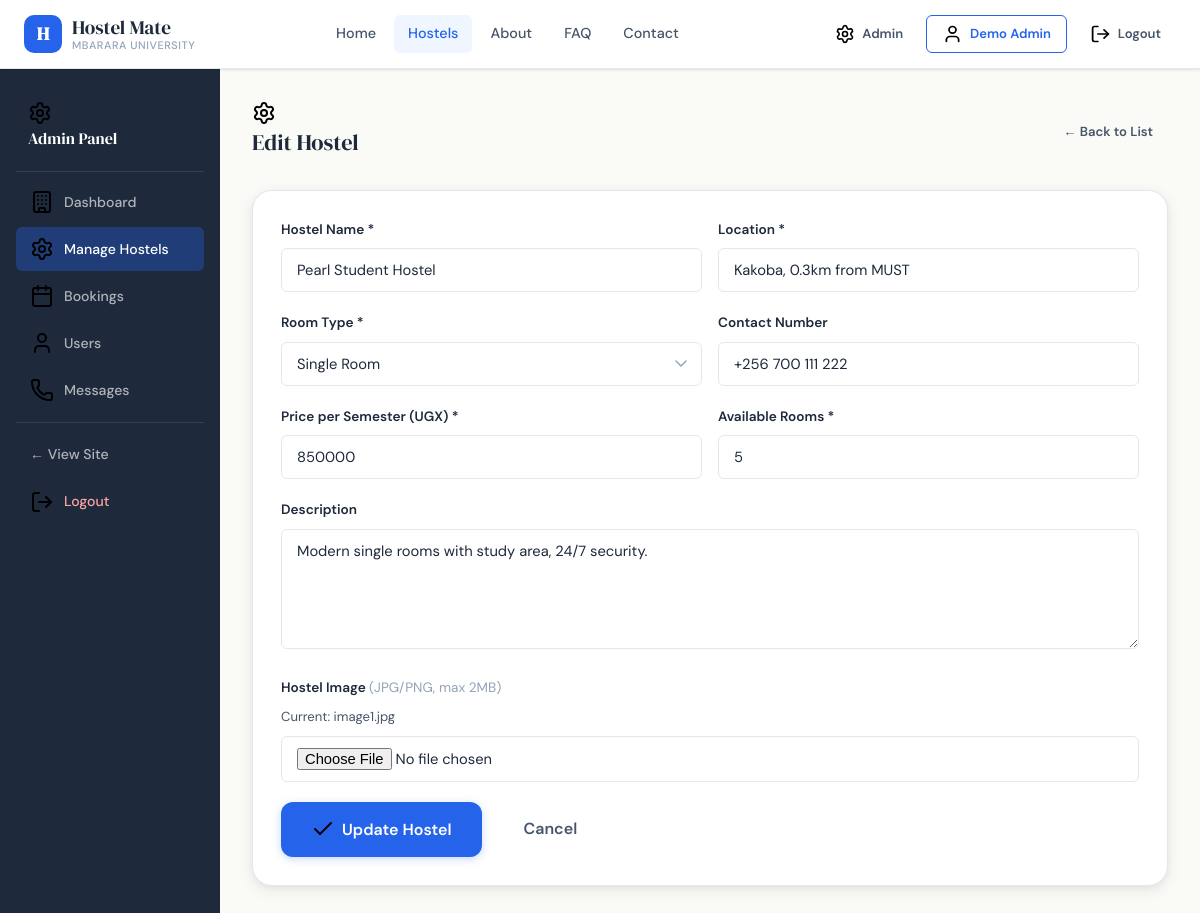
Screenshot of /admin/hostels.php?action=edit&id=1 (signed in) with the database file from the repository.
### tables this page shows
CREATE TABLE `hostels` (
  `id` INT UNSIGNED NOT NULL AUTO_INCREMENT,
  `hostel_name` VARCHAR(255) NOT NULL,
  `location` VARCHAR(255) NOT NULL,
  `room_type` ENUM('single','shared','self-contained') NOT NULL DEFAULT 'single',
  `price` INT UNSIGNED NOT NULL,
  `availability` INT UNSIGNED NOT NULL DEFAULT 0,
  `description` TEXT DEFAULT NULL,
  `contact` VARCHAR(100) DEFAULT NULL,
  `image` VARCHAR(255) DEFAULT NULL,
  `created_at` DATETIME NOT NULL DEFAULT CURRENT_TIMESTAMP,
  PRIMARY KEY (`id`),
  KEY `idx_hostels_room_type` (`room_type`),
  KEY `idx_hostels_availability` (`availability`)
);

### config.php (called while the page is built, shortened)
<?php
function sanitize($input) {
    return htmlspecialchars(trim($input), ENT_QUOTES, 'UTF-8');
}

### admin/hostels.php (the view, shortened to what this page needs)
<?php
require_once '../config.php';
$db     = getDB();
$action = $_GET['action'] ?? 'list';
$edit_id= (int)($_GET['id'] ?? 0);
$hostel = null;
if ($action === 'edit' && $edit_id > 0) {
    $s = $db->prepare("SELECT * FROM hostels WHERE id=? LIMIT 1");
    $s->bind_param('i', $edit_id);
    $s->execute();
    $hostel = $s->get_result()->fetch_assoc();
}
$hostels_res = $db->query("SELECT * FROM hostels ORDER BY created_at DESC");
$hostels     = $hostels_res ? $hostels_res->fetch_all(MYSQLI_ASSOC) : [];
include '../includes/head.php';
?>
<?php include '../includes/navbar.php'; ?>
<div class="admin-layout">
    <aside class="admin-sidebar">
        <div class="admin-sidebar-brand"><img class="icon-svg" src="<?= APP_URL ?>/assets/svg/settings.svg" alt="Admin"> Admin Panel</div>
        <nav class="admin-nav">
            <a href="index.php"><img class="icon-svg" src="<?= APP_URL ?>/assets/svg/building.svg" alt="Dashboard"> Dashboard</a>
            <a href="hostels.php" class="active"><img class="icon-svg" src="<?= APP_URL ?>/assets/svg/settings.svg" alt="Manage Hostels"> Manage Hostels</a>
            <a href="bookings.php"><img class="icon-svg" src="<?= APP_URL ?>/assets/svg/calendar.svg" alt="Bookings"> Bookings</a>
            <a href="users.php"><img class="icon-svg" src="<?= APP_URL ?>/assets/svg/user.svg" alt="Users"> Users</a>
            <a href="messages.php"><img class="icon-svg" src="<?= APP_URL ?>/assets/svg/phone.svg" alt="Messages"> Messages</a>
            <div style="height:1px;background:rgba(255,255,255,0.1);margin:10px 0;"></div>
            <a href="../index.php">← View Site</a>
            <a href="../logout.php" style="color:#FCA5A5;"><img class="icon-svg" src="<?= APP_URL ?>/assets/svg/logout.svg" alt="Logout"> Logout</a>
        </nav>
    </aside>
    <main class="admin-main">
        <?php if ($action === 'list'): ?>
        <div class="admin-topbar">
            <div class="admin-page-title"><img class="icon-svg" src="<?= APP_URL ?>/assets/svg/settings.svg" alt="Manage Hostels"> Manage Hostels</div>
            <a href="hostels.php?action=add" class="btn btn-primary btn-sm">+ Add New Hostel</a>
        </div>
        <?php renderFlash(); ?>
        <div class="dash-card">
            <?php if (empty($hostels)): ?>
                <div class="empty-state" style="padding:40px;">
                    <div class="empty-state-icon"><img src="<?= APP_URL ?>/assets/svg/building.svg" alt="No hostels"></div>
                    <h3>No hostels yet</h3>
                    <p>Add your first hostel to get started.</p>
                    <a href="hostels.php?action=add" class="btn btn-primary">Add Hostel</a>
                </div>
            <?php else: ?>
                <div class="table-wrap">
                    <table>
                        <thead>
                            <tr>
                                <th>#</th>
                                <th>Hostel</th>
                                <th>Location</th>
                                <th>Type</th>
                                <th>Price</th>
                                <th>Available</th>
                                <th>Actions</th>
                            </tr>
                        </thead>
                        <tbody>
                            <?php foreach ($hostels as $h): ?>
                            <tr>
                                <td><?= (int)$h['id'] ?></td>
                                <td style="font-weight:600;"><?= sanitize($h['hostel_name']) ?></td>
                                <td style="font-size:0.83rem;"><?= sanitize($h['location']) ?></td>
                                <td><span class="badge badge-blue"><?= sanitize(ucwords(str_replace('-',' ',$h['room_type']))) ?></span></td>
                                <td><?= formatPrice($h['price']) ?></td>
                                <td>
                                    <span class="badge <?= $h['availability'] > 0 ? 'badge-green' : 'badge-red' ?>">
                                        <?= (int)$h['availability'] ?> rooms
                                    </span>
                                </td>
                                <td>
                                    <div style="display:flex;gap:6px;">
                                        <a href="hostels.php?action=edit&id=<?= (int)$h['id'] ?>" class="btn btn-sm btn-outline">Edit</a>
                                        <a href="hostels.php?action=delete&id=<?= (int)$h['id'] ?>"
                                           class="btn btn-sm btn-danger"
                                           onclick="return confirm('Delete this hostel permanently?')">Delete</a>
                                    </div>
                                </td>
                            </tr>
                            <?php endforeach; ?>
                        </tbody>
                    </table>
                </div>
            <?php endif; ?>
        </div>
        <?php else: ?>
        <div class="admin-topbar">
            <div class="admin-page-title"><?= $action === 'edit' ? '<img class="icon-svg" src="'.APP_URL.'/assets/svg/settings.svg" alt="Edit"> Edit Hostel' : '+ Add New Hostel' ?></div>
            <a href="hostels.php" class="btn btn-ghost btn-sm">← Back to List</a>
        </div>
        <div class="dash-card">
            <form method="POST" action="hostels.php?action=<?= $action ?><?= $edit_id ? '&id='.$edit_id : '' ?>" enctype="multipart/form-data">
                <div class="form-row">
                    <div class="form-group">
                        <label>Hostel Name *</label>
                        <input type="text" name="hostel_name" class="form-control"
                            value="<?= sanitize($hostel['hostel_name'] ?? '') ?>" required>
                    </div>
                    <div class="form-group">
                        <label>Location *</label>
                        <input type="text" name="location" class="form-control"
                            value="<?= sanitize($hostel['location'] ?? '') ?>"
                            placeholder="e.g. Kakoba, 0.3km from MUST" required>
                    </div>
                </div>
                <div class="form-row">
                    <div class="form-group">
                        <label>Room Type *</label>
                        <select name="room_type" class="form-control" required>
                            <?php foreach (['single'=>'Single Room','shared'=>'Shared Room','self-contained'=>'Self-Contained'] as $val=>$lbl): ?>
                            <option value="<?= $val ?>" <?= ($hostel['room_type'] ?? '') === $val ? 'selected' : '' ?>><?= $lbl ?></option>
                            <?php endforeach; ?>
                        </select>
                    </div>
                    <div class="form-group">
                        <label>Contact Number</label>
                        <input type="text" name="contact" class="form-control"
                            value="<?= sanitize($hostel['contact'] ?? '') ?>"
                            placeholder="+256 700 000 000">
                    </div>
                </div>
                <div class="form-row">
                    <div class="form-group">
                        <label>Price per Semester (UGX) *</label>
                        <input type="number" name="price" class="form-control"
                            value="<?= (int)($hostel['price'] ?? 0) ?>"
                            min="1" placeholder="e.g. 250000" required>
                    </div>
                    <div class="form-group">
                        <label>Available Rooms *</label>
                        <input type="number" name="availability" class="form-control"
                            value="<?= (int)($hostel['availability'] ?? 0) ?>"
                            min="0" placeholder="e.g. 5" required>
                    </div>
                </div>
                <div class="form-group">
                    <label>Description</label>
                    <textarea name="description" class="form-control" rows="4" placeholder="Describe the hostel, amenities, rules..."><?= sanitize($hostel['description'] ?? '') ?></textarea>
                </div>
                <div class="form-group">
                    <label>Hostel Image <span style="color:var(--text-light);font-weight:400;">(JPG/PNG, max 2MB)</span></label>
                    <?php if (!empty($hostel['image'])): ?>
                        <div style="margin-bottom:8px;font-size:0.82rem;color:var(--text-mid);">Current: <?= sanitize($hostel['image']) ?></div>
                    <?php endif; ?>
                    <input type="file" name="image" class="form-control" accept="image/jpeg,image/png,image/webp">
                </div>
                <div style="display:flex;gap:12px;">
                    <button type="submit" class="btn btn-primary btn-lg">
                        <?= $action === 'edit' ? '<img class="icon-svg" src="'.APP_URL.'/assets/svg/check.svg" alt="Update"> Update Hostel' : '+ Add Hostel' ?>
                    </button>
                    <a href="hostels.php" class="btn btn-ghost btn-lg">Cancel</a>
                </div>
            </form>
        </div>
        <?php endif; ?>
    </main>
</div>
</body>
</html>

### css/style.css (style rules this page uses)
:root { --primary: #2563EB; --primary-light: #3B82F6; --primary-pale: #EFF6FF; --accent: #F59E0B; --accent-light: #FEF3C7; --cream: #FAFAF7; --white: #FFFFFF; --text-dark: #1E293B; --text-mid: #475569; --text-light: #94A3B8; --border: #E2E8F0; --shadow-sm: 0 1px 3px rgba(0,0,0,0.08), 0 1px 2px rgba(0,0,0,0.04); --shadow-md: 0 4px 16px rgba(0,0,0,0.08), 0 2px 6px rgba(0,0,0,0.04); --shadow-lg: 0 10px 40px rgba(0,0,0,0.10), 0 4px 12px rgba(0,0,0,0.05); --radius-sm: 6px; --radius-md: 12px; --radius-lg: 20px; --font-display: 'DM Serif Display', Georgia, serif; --font-body: 'DM Sans', system-ui, sans-serif; --transition: all 0.22s ease; --max-width: 1200px; }
*, *::before, *::after { box-sizing: border-box; margin: 0; padding: 0; }
html { scroll-behavior: smooth; font-size: 16px; }
body { font-family: var(--font-body); background: var(--cream); color: var(--text-dark); line-height: 1.65; -webkit-font-smoothing: antialiased; }
img { max-width: 100%; height: auto; display: block; }
a { text-decoration: none; color: inherit; }
.btn { display: inline-flex; align-items: center; justify-content: center; gap: 7px; padding: 10px 22px; border-radius: var(--radius-sm); font-family: var(--font-body); font-size: 0.9rem; font-weight: 600; cursor: pointer; border: none; transition: var(--transition); white-space: nowrap; text-decoration: none; }
.btn-primary { background: var(--primary); color: white; box-shadow: 0 2px 8px rgba(37,99,235,0.25); }
.btn-ghost { background: transparent; color: var(--text-mid); }
.btn-sm { padding: 7px 15px; font-size: 0.82rem; }
.btn-lg { padding: 14px 30px; font-size: 1rem; border-radius: var(--radius-md); }
.form-group { margin-bottom: 20px; }
.form-group label { display: block; font-size: 0.85rem; font-weight: 600; color: var(--text-dark); margin-bottom: 7px; }
.form-control { width: 100%; padding: 11px 15px; border: 1.5px solid var(--border); border-radius: var(--radius-sm); font-family: var(--font-body); font-size: 0.92rem; color: var(--text-dark); background: white; transition: var(--transition); outline: none; -webkit-appearance: none; appearance: none; }
.form-control::placeholder { color: var(--text-light); }
select.form-control { background-repeat: no-repeat; background-position: right 14px center; padding-right: 38px; cursor: pointer; }
textarea.form-control { resize: vertical; min-height: 120px; }
.form-row { display: grid; grid-template-columns: 1fr 1fr; gap: 16px; }
.dash-card { background: white; border-radius: var(--radius-lg); padding: 28px; box-shadow: var(--shadow-md); border: 1px solid var(--border); margin-bottom: 24px; }
.admin-layout { display: grid; grid-template-columns: 220px 1fr; min-height: calc(100vh - 68px); }
.admin-sidebar { background: var(--text-dark); padding: 24px 16px; }
.admin-sidebar-brand { color: white; font-family: var(--font-display); font-size: 1rem; padding: 8px 12px 20px; margin-bottom: 8px; border-bottom: 1px solid rgba(255,255,255,0.1); }
.admin-nav a { display: flex; align-items: center; gap: 10px; padding: 10px 14px; border-radius: var(--radius-sm); font-size: 0.88rem; font-weight: 500; color: rgba(255,255,255,0.65); transition: var(--transition); margin-bottom: 3px; }
.admin-nav a:hover, .admin-nav a.active { background: rgba(37,99,235,0.35); color: white; }
.admin-main { background: var(--cream); padding: 32px; }
.admin-topbar { display: flex; align-items: center; justify-content: space-between; margin-bottom: 28px; }
.admin-page-title { font-family: var(--font-display); font-size: 1.4rem; color: var(--text-dark); }

### rows the page displays
hostels: hostel_name "Pearl Student Hostel", location "Kakoba, 0.3km from MUST", room_type "Single Room", contact "+256 700 111 222", price "850000", availability "5", description "Modern single rooms with study area, 24/7 security.", image "image1.jpg"

### other values shown
$_SESSION['fullname'] "Demo Admin"
